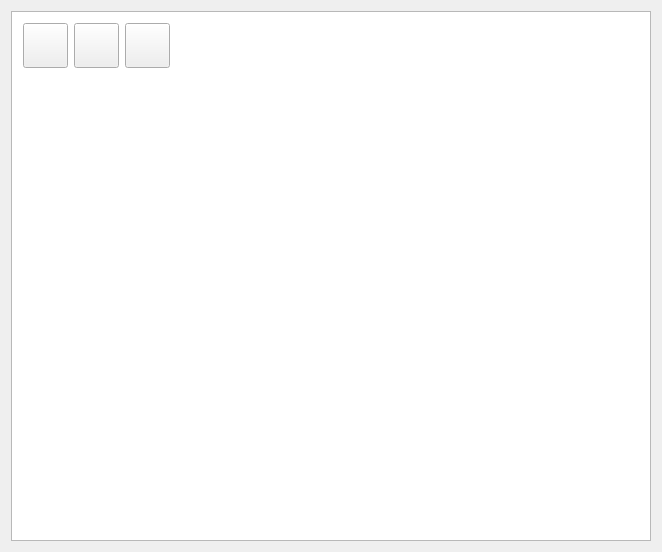
      <widget class="QWidget" name="tabArena">
       <attribute name="title">
        <string>Arena</string>
       </attribute>
       <layout class="QGridLayout" name="gridLayout_6">
        <item row="0" column="0">
         <widget class="QFrame" name="frmCapturar_2">
          <property name="minimumSize">
           <size>
            <width>640</width>
            <height>530</height>
           </size>
          </property>
          <property name="maximumSize">
           <size>
            <width>913</width>
            <height>530</height>
           </size>
          </property>
          <property name="autoFillBackground">
           <bool>false</bool>
          </property>
          <property name="styleSheet">
           <string notr="true"/>
          </property>
          <property name="frameShape">
           <enum>QFrame::StyledPanel</enum>
          </property>
          <property name="frameShadow">
           <enum>QFrame::Raised</enum>
          </property>
          <widget class="QLabel" name="lblFPS_2">
           <property name="geometry">
            <rect>
             <x>540</x>
             <y>489</y>
             <width>89</width>
             <height>34</height>
            </rect>
           </property>
           <property name="font">
            <font>
             <pointsize>14</pointsize>
            </font>
           </property>
           <property name="text">
            <string>FPS 29</string>
           </property>
           <property name="alignment">
            <set>Qt::AlignCenter</set>
           </property>
          </widget>
          <widget class="QGroupBox" name="groupBox_4">
           <property name="geometry">
            <rect>
             <x>673</x>
             <y>298</y>
             <width>196</width>
             <height>176</height>
            </rect>
           </property>
           <property name="font">
            <font>
             <pointsize>12</pointsize>
            </font>
           </property>
           <property name="title">
            <string>Quadrante</string>
           </property>
           <widget class="QRadioButton" name="rdbNO">
            <property name="geometry">
             <rect>
              <x>65</x>
              <y>70</y>
              <width>18</width>
              <height>17</height>
             </rect>
            </property>
            <property name="text">
             <string/>
            </property>
            <property name="checked">
             <bool>true</bool>
            </property>
           </widget>
           <widget class="QRadioButton" name="rdbNE">
            <property name="geometry">
             <rect>
              <x>112</x>
              <y>70</y>
              <width>18</width>
              <height>17</height>
             </rect>
            </property>
            <property name="text">
             <string/>
            </property>
           </widget>
           <widget class="QRadioButton" name="rdbSO">
            <property name="geometry">
             <rect>
              <x>64</x>
              <y>107</y>
              <width>18</width>
              <height>17</height>
             </rect>
            </property>
            <property name="text">
             <string/>
            </property>
           </widget>
           <widget class="QRadioButton" name="rdbSE">
            <property name="geometry">
             <rect>
              <x>111</x>
              <y>108</y>
              <width>18</width>
              <height>17</height>
             </rect>
            </property>
            <property name="text">
             <string/>
            </property>
           </widget>
           <widget class="Line" name="line">
            <property name="geometry">
             <rect>
              <x>90</x>
              <y>50</y>
              <width>16</width>
              <height>105</height>
             </rect>
            </property>
            <property name="orientation">
             <enum>Qt::Vertical</enum>
            </property>
           </widget>
           <widget class="Line" name="line_2">
            <property name="geometry">
             <rect>
              <x>41</x>
              <y>90</y>
              <width>126</width>
              <height>16</height>
             </rect>
            </property>
            <property name="orientation">
             <enum>Qt::Horizontal</enum>
            </property>
           </widget>
           <widget class="QLabel" name="lblFPSIR_15">
            <property name="geometry">
             <rect>
              <x>63</x>
              <y>45</y>
              <width>23</width>
              <height>27</height>
             </rect>
            </property>
            <property name="font">
             <font>
              <pointsize>10</pointsize>
             </font>
            </property>
            <property name="text">
             <string>NO</string>
            </property>
           </widget>
           <widget class="QLabel" name="lblFPSIR_16">
            <property name="geometry">
             <rect>
              <x>111</x>
              <y>45</y>
              <width>23</width>
              <height>27</height>
             </rect>
            </property>
            <property name="font">
             <font>
              <pointsize>10</pointsize>
             </font>
            </property>
            <property name="text">
             <string>NE</string>
            </property>
           </widget>
           <widget class="QLabel" name="lblFPSIR_17">
            <property name="geometry">
             <rect>
              <x>62</x>
              <y>119</y>
              <width>23</width>
              <height>27</height>
             </rect>
            </property>
            <property name="font">
             <font>
              <pointsize>10</pointsize>
             </font>
            </property>
            <property name="text">
             <string>SO</string>
            </property>
           </widget>
           <widget class="QLabel" name="lblFPSIR_18">
            <property name="geometry">
             <rect>
              <x>110</x>
              <y>119</y>
              <width>23</width>
              <height>27</height>
             </rect>
            </property>
            <property name="font">
             <font>
              <pointsize>10</pointsize>
             </font>
            </property>
            <property name="text">
             <string>SE</string>
            </property>
           </widget>
          </widget>
          <widget class="QLabel" name="lblFPSIR_9">
           <property name="geometry">
            <rect>
             <x>681</x>
             <y>52</y>
             <width>64</width>
             <height>27</height>
            </rect>
           </property>
           <property name="font">
            <font>
             <pointsize>10</pointsize>
             <weight>75</weight>
             <bold>true</bold>
            </font>
           </property>
           <property name="text">
            <string>Diâmetro</string>
           </property>
          </widget>
          <widget class="QSlider" name="sliderCirculoY">
           <property name="geometry">
            <rect>
             <x>679</x>
             <y>217</y>
             <width>194</width>
             <height>22</height>
            </rect>
           </property>
           <property name="minimum">
            <number>0</number>
           </property>
           <property name="maximum">
            <number>424</number>
           </property>
           <property name="singleStep">
            <number>10</number>
           </property>
           <property name="pageStep">
            <number>1</number>
           </property>
           <property name="value">
            <number>208</number>
           </property>
           <property name="sliderPosition">
            <number>208</number>
           </property>
           <property name="orientation">
            <enum>Qt::Horizontal</enum>
           </property>
          </widget>
          <widget class="QSlider" name="sliderCirculoPlay">
           <property name="geometry">
            <rect>
             <x>681</x>
             <y>89</y>
             <width>189</width>
             <height>22</height>
            </rect>
           </property>
           <property name="minimum">
            <number>100</number>
           </property>
           <property name="maximum">
            <number>212</number>
           </property>
           <property name="value">
            <number>180</number>
           </property>
           <property name="sliderPosition">
            <number>180</number>
           </property>
           <property name="orientation">
            <enum>Qt::Horizontal</enum>
           </property>
          </widget>
          <widget class="QSlider" name="sliderCirculoX">
           <property name="geometry">
            <rect>
             <x>681</x>
             <y>154</y>
             <width>190</width>
             <height>22</height>
            </rect>
           </property>
           <property name="minimum">
            <number>0</number>
           </property>
           <property name="maximum">
            <number>512</number>
           </property>
           <property name="singleStep">
            <number>10</number>
           </property>
           <property name="pageStep">
            <number>1</number>
           </property>
           <property name="value">
            <number>250</number>
           </property>
           <property name="sliderPosition">
            <number>250</number>
           </property>
           <property name="orientation">
            <enum>Qt::Horizontal</enum>
           </property>
          </widget>
          <widget class="QLabel" name="lblFPSIR_11">
           <property name="geometry">
            <rect>
             <x>680</x>
             <y>119</y>
             <width>64</width>
             <height>27</height>
            </rect>
           </property>
           <property name="font">
            <font>
             <pointsize>10</pointsize>
             <weight>75</weight>
             <bold>true</bold>
            </font>
           </property>
           <property name="text">
            <string>Eixo X</string>
           </property>
          </widget>
          <widget class="QLabel" name="lblFPSIR_14">
           <property name="geometry">
            <rect>
             <x>680</x>
             <y>181</y>
             <width>64</width>
             <height>27</height>
            </rect>
           </property>
           <property name="font">
            <font>
             <pointsize>10</pointsize>
             <weight>75</weight>
             <bold>true</bold>
            </font>
           </property>
           <property name="text">
            <string>Eixo Y</string>
           </property>
          </widget>
          <widget class="ArenaView" name="viewArena">
           <property name="geometry">
            <rect>
             <x>0</x>
             <y>0</y>
             <width>640</width>
             <height>530</height>
            </rect>
           </property>
           <property name="minimumSize">
            <size>
             <width>640</width>
             <height>530</height>
            </size>
           </property>
           <property name="maximumSize">
            <size>
             <width>640</width>
             <height>530</height>
            </size>
           </property>
           <property name="baseSize">
            <size>
             <width>640</width>
             <height>530</height>
            </size>
           </property>
           <property name="verticalScrollBarPolicy">
            <enum>Qt::ScrollBarAlwaysOff</enum>
           </property>
           <property name="horizontalScrollBarPolicy">
            <enum>Qt::ScrollBarAlwaysOff</enum>
           </property>
          </widget>
          <widget class="QWidget" name="horizontalLayoutWidget">
           <property name="geometry">
            <rect>
             <x>12</x>
             <y>11</y>
             <width>149</width>
             <height>48</height>
            </rect>
           </property>
           <layout class="QHBoxLayout" name="horizontalLayout">
            <item>
             <widget class="QPushButton" name="btnSelecionar">
              <property name="minimumSize">
               <size>
                <width>45</width>
                <height>45</height>
               </size>
              </property>
              <property name="maximumSize">
               <size>
                <width>45</width>
                <height>45</height>
               </size>
              </property>
              <property name="styleSheet">
               <string notr="true">QPushButton:checked
{
   background-color: gray;
}</string>
              </property>
              <property name="text">
               <string/>
              </property>
              <property name="icon">
               <iconset resource="Morris.qrc">
                <normaloff>:/icons/select.png</normaloff>:/icons/select.png</iconset>
              </property>
              <property name="iconSize">
               <size>
                <width>24</width>
                <height>24</height>
               </size>
              </property>
              <property name="checkable">
               <bool>true</bool>
              </property>
              <property name="autoExclusive">
               <bool>false</bool>
              </property>
             </widget>
            </item>
            <item>
             <widget class="QPushButton" name="btnArena">
              <property name="minimumSize">
               <size>
                <width>45</width>
                <height>45</height>
               </size>
              </property>
              <property name="maximumSize">
               <size>
                <width>45</width>
                <height>45</height>
               </size>
              </property>
              <property name="styleSheet">
               <string notr="true">QPushButton:checked
{
   background-color: gray;
}</string>
              </property>
              <property name="text">
               <string/>
              </property>
              <property name="icon">
               <iconset resource="Morris.qrc">
                <normaloff>:/icons/arena.png</normaloff>:/icons/arena.png</iconset>
              </property>
              <property name="iconSize">
               <size>
                <width>36</width>
                <height>36</height>
               </size>
              </property>
              <property name="checkable">
               <bool>true</bool>
              </property>
              <property name="autoExclusive">
               <bool>false</bool>
              </property>
             </widget>
            </item>
            <item>
             <widget class="QPushButton" name="btnPlataforma">
              <property name="minimumSize">
               <size>
                <width>45</width>
                <height>45</height>
               </size>
              </property>
              <property name="maximumSize">
               <size>
                <width>45</width>
                <height>45</height>
               </size>
              </property>
              <property name="styleSheet">
               <string notr="true">QPushButton:checked
{
   background-color: gray;
}</string>
              </property>
              <property name="text">
               <string/>
              </property>
              <property name="icon">
               <iconset resource="Morris.qrc">
                <normaloff>:/icons/plataforma.png</normaloff>:/icons/plataforma.png</iconset>
              </property>
              <property name="iconSize">
               <size>
                <width>24</width>
                <height>24</height>
               </size>
              </property>
              <property name="checkable">
               <bool>true</bool>
              </property>
              <property name="autoExclusive">
               <bool>false</bool>
              </property>
             </widget>
            </item>
           </layout>
          </widget>
          <widget class="QPushButton" name="btnSalvarArena">
           <property name="geometry">
            <rect>
             <x>673</x>
             <y>477</y>
             <width>164</width>
             <height>49</height>
            </rect>
           </property>
           <property name="text">
            <string>Salvar</string>
           </property>
          </widget>
         </widget>
        </item>
       </layout>
      </widget>
